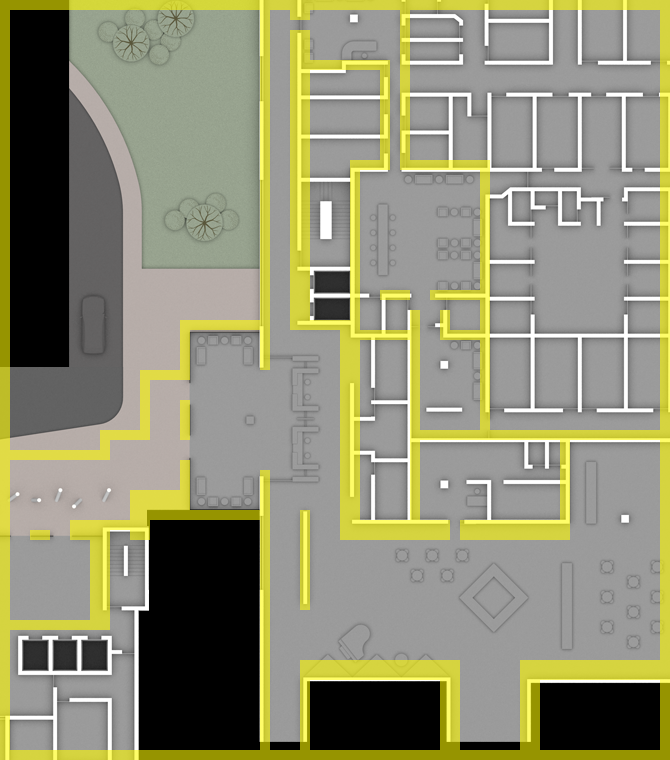

This is a level from a 2D game, rendered from its Tiled map with the project's own tilesets. A one-line summary and the map file follow, with tile-layer data summarised:
An orthogonal 67x76 tile map with 10x10 px tiles, 2 tile layers (floor, wall), 2 tilesets and 23 objects (12x waypoint, 11x icon).

<map version="1.0" orientation="orthogonal" width="67" height="76" tilewidth="10" tileheight="10">
 <properties>
  <property name="mapName" value="B-01Pv.png" />
  <property name="posX" value="48" />
  <property name="posY" value="31" />
 </properties>
 <tileset firstgid="1" name="B-01Pv" tilewidth="10" tileheight="10">
  <image source="B-01Pv.png" width="1607" height="1458" />
 </tileset>
 <tileset firstgid="23201" name="tiles" tilewidth="10" tileheight="10">
  <image source="tiles.png" width="128" height="128" />
  <tile id="52">
   <properties>
    <property name="wall" value="1" />
   </properties>
  </tile>
 </tileset>
 <layer name="floor" width="67" height="76">
  <data>[5092 cells, 5092 non-empty, 5092 distinct tile ids]</data>
 </layer>
 <layer name="wall" width="67" height="76">
  <data>[5092 cells, 870 non-empty, 1 distinct tile ids]</data>
 </layer>
 <objectgroup name="waypoint" width="67" height="76">
  <object name="waypoint" type="waypoint" x="480" y="730" width="20" height="20">
   <properties>
    <property name="id" value="100" />
   </properties>
  </object>
  <object name="waypoint" type="waypoint" x="280" y="290" width="20" height="20">
   <properties>
    <property name="id" value="1003" />
   </properties>
  </object>
  <object name="waypoint" type="waypoint" x="630" y="570" width="20" height="20">
   <properties>
    <property name="id" value="108" />
   </properties>
  </object>
  <object name="waypoint" type="waypoint" x="470" y="580" width="20" height="20">
   <properties>
    <property name="id" value="107" />
   </properties>
  </object>
  <object name="waypoint" type="waypoint" x="460" y="480" width="20" height="20">
   <properties>
    <property name="id" value="106" />
   </properties>
  </object>
  <object name="waypoint" type="waypoint" x="20" y="570" width="20" height="20">
   <properties>
    <property name="id" value="106" />
   </properties>
  </object>
  <object name="waypoint" type="waypoint" x="240" y="420" width="20" height="20">
   <properties>
    <property name="id" value="105" />
   </properties>
  </object>
  <object name="waypoint" type="waypoint" x="350" y="20" width="20" height="20">
   <properties>
    <property name="id" value="56" />
   </properties>
  </object>
  <object name="waypoint" type="waypoint" x="420" y="300" width="20" height="20">
   <properties>
    <property name="id" value="2040" />
   </properties>
  </object>
  <object name="waypoint" type="waypoint" x="540" y="450" width="20" height="20">
   <properties>
    <property name="id" value="1003" />
   </properties>
  </object>
  <object name="escada rolante" type="icon" x="265" y="15" width="40" height="40">
   <properties>
    <property name="id" value="7" />
   </properties>
  </object>
  <object name="waypoint" type="waypoint" x="257" y="1" width="20" height="20">
   <properties>
    <property name="id" value="1008" />
   </properties>
  </object>
  <object name="waypoint" type="waypoint" x="288" y="1" width="20" height="20">
   <properties>
    <property name="id" value="1009" />
   </properties>
  </object>
 </objectgroup>
 <objectgroup name="icon" width="67" height="76">
  <object name="restaurante" type="icon" x="620" y="560" width="40" height="40">
   <properties>
    <property name="id" value="9" />
   </properties>
  </object>
  <object name="cafe" type="icon" x="460" y="570" width="40" height="40">
   <properties>
    <property name="id" value="8" />
   </properties>
  </object>
  <object name="recepcao" type="icon" x="230" y="410" width="40" height="40">
   <properties>
    <property name="id" value="18" />
   </properties>
  </object>
  <object name="elevador" type="icon" x="290" y="280" width="40" height="40">
   <properties>
    <property name="id" value="2" />
   </properties>
  </object>
  <object name="banheiro" type="icon" x="530" y="440" width="40" height="40">
   <properties>
    <property name="id" value="2041" />
   </properties>
  </object>
  <object name="banheiro" type="icon" x="400" y="300" width="40" height="40">
   <properties>
    <property name="id" value="14" />
   </properties>
  </object>
  <object name="recepcao" type="icon" x="430" y="370" width="40" height="40">
   <properties>
    <property name="id" value="18" />
   </properties>
  </object>
  <object name="recepcao" type="icon" x="340" y="10" width="40" height="40">
   <properties>
    <property name="id" value="18" />
   </properties>
  </object>
  <object name="recepcao" type="icon" x="400" y="210" width="40" height="40">
   <properties>
    <property name="id" value="18" />
   </properties>
  </object>
  <object name="auditorio" type="icon" x="10" y="560" width="40" height="40">
   <properties>
    <property name="id" value="109" />
   </properties>
  </object>
 </objectgroup>
</map>
